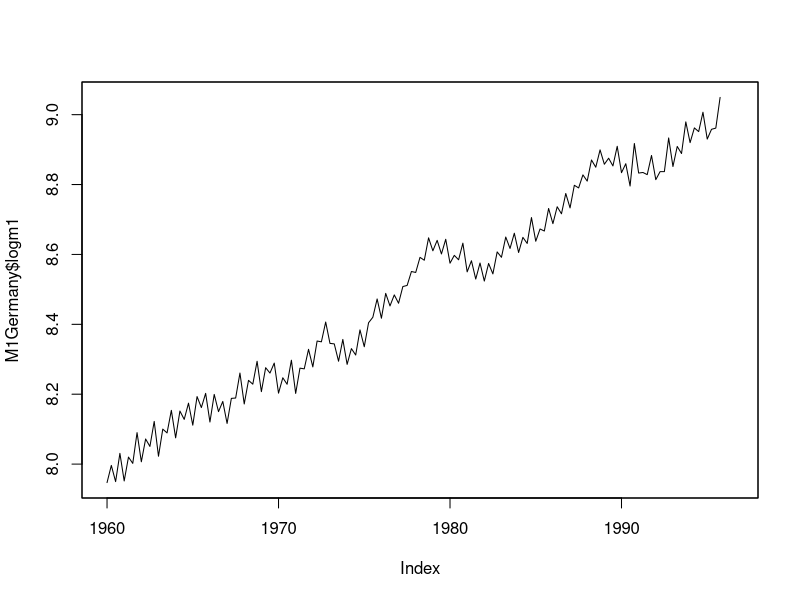
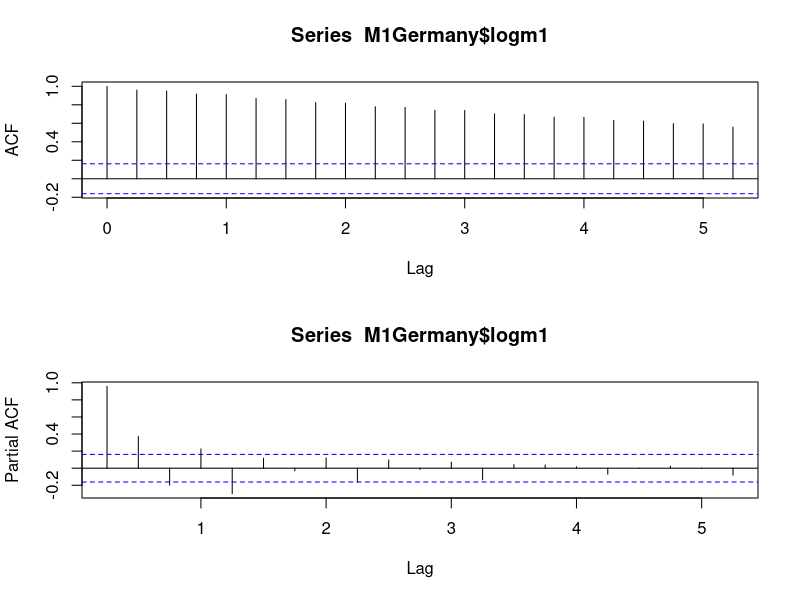
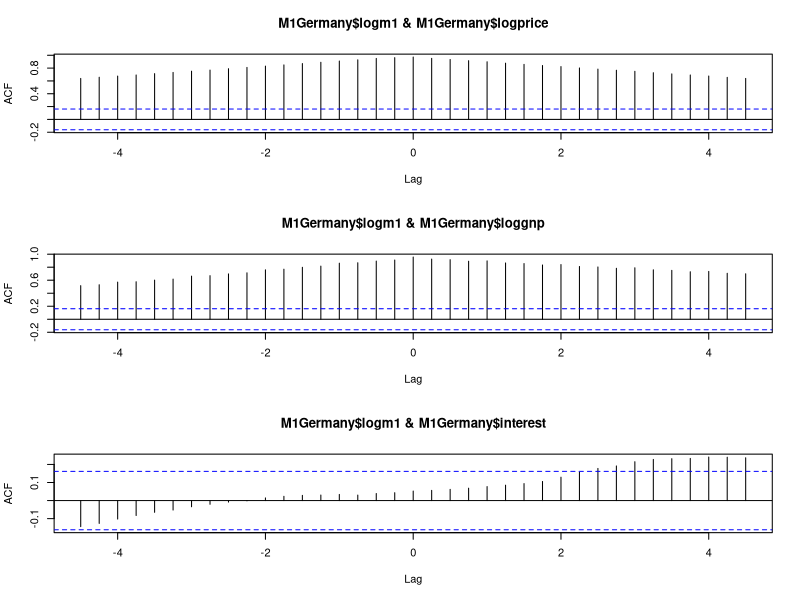
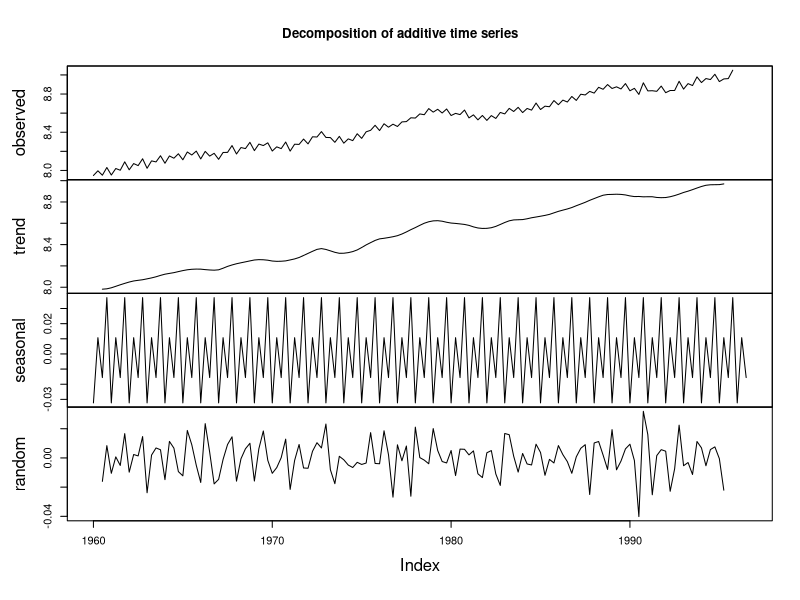
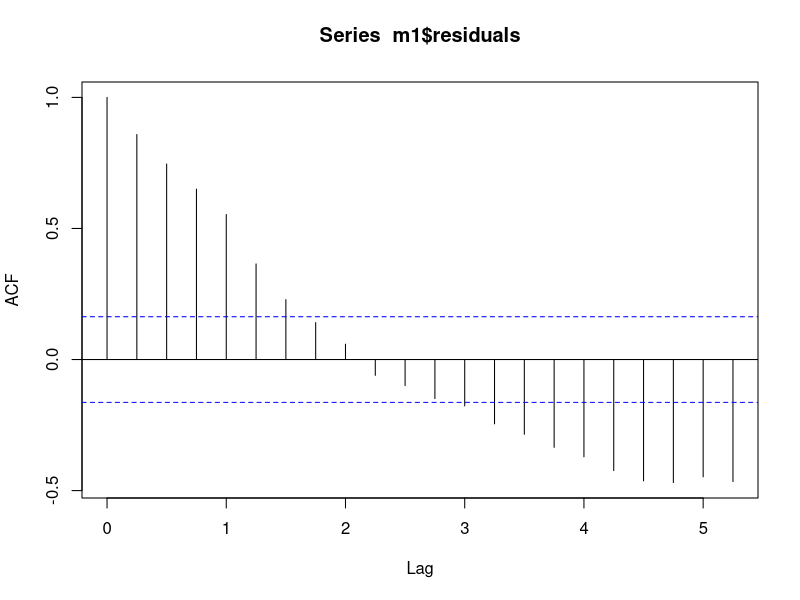
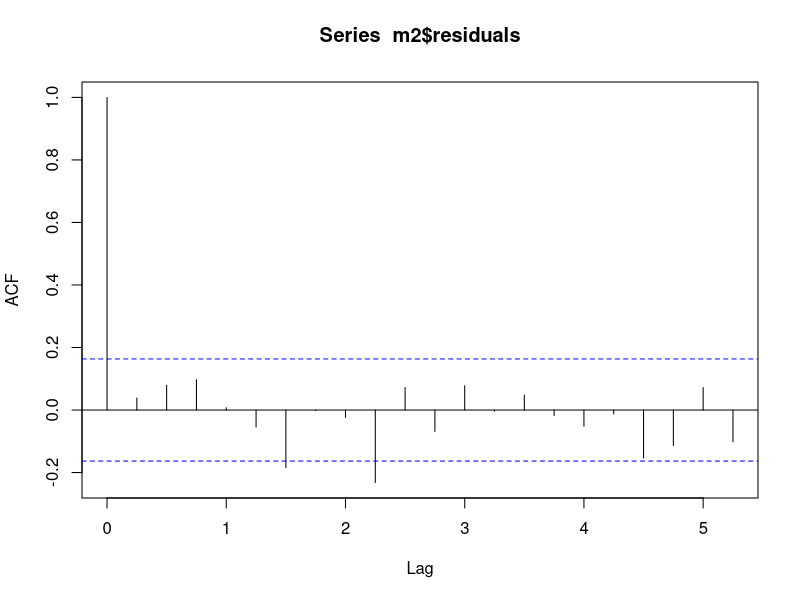
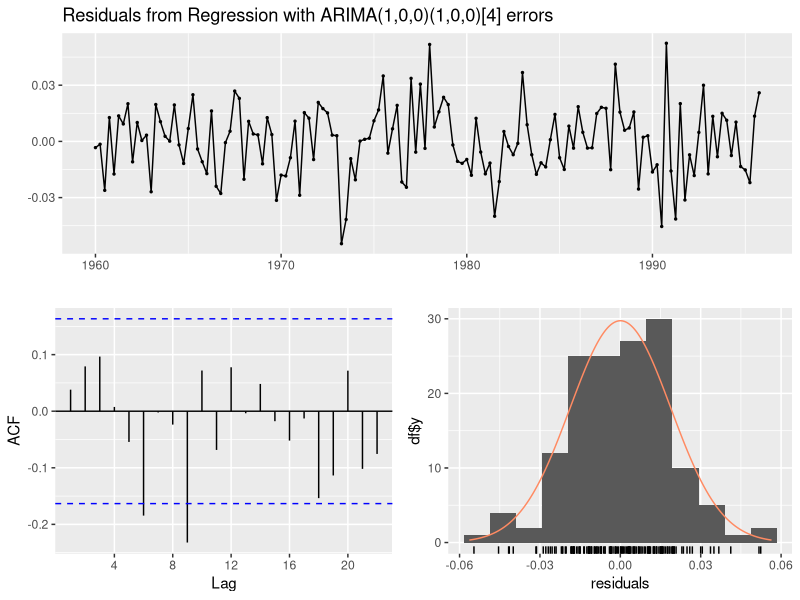
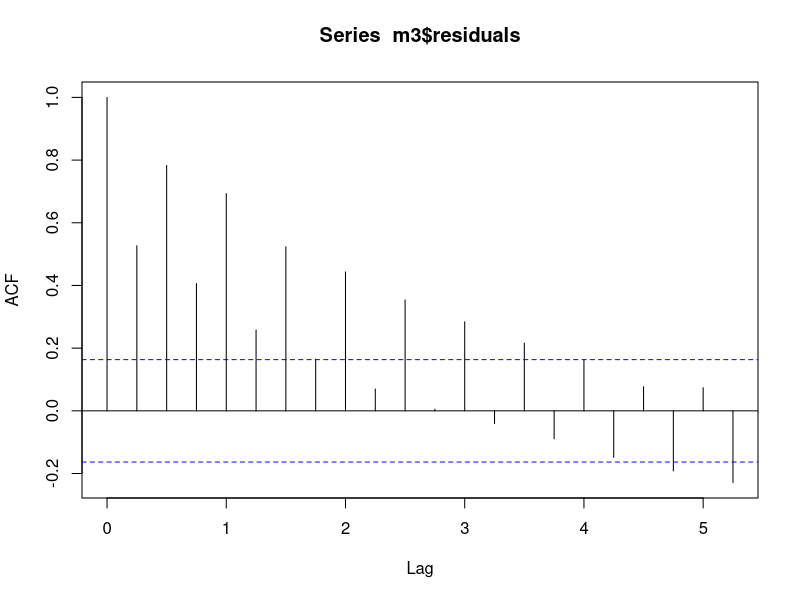

The R source for these figures, in order:
############################
library(forecast)
library(dynlm)
library(lmtest)
# nacteni knihoven

############################
data("M1Germany")
head(M1Germany)
  # ekonomicka ctvrtletni data z Nemecka
  # M1 index "financni zasoby"

plot(M1Germany$logm1)
  # casova rada s trendem a sezonnosti, jak pro ni najit optimalni model?

# autokorelacni funkce
par(mfrow=c(2,1))
acf(M1Germany$logm1,na.action =na.pass)
pacf(M1Germany$logm1,na.action =na.pass)
par(mfrow=c(1,1))
  # je videt vysoka autokorelovanost (diky trendu)

# zavislost na ostatnich raddach
par(mfrow=c(3,1))
ccf(M1Germany$logm1,M1Germany$logprice,na.action =na.pass)
ccf(M1Germany$logm1,M1Germany$loggnp,na.action =na.pass)
ccf(M1Germany$logm1,M1Germany$interest,na.action =na.pass)
par(mfrow=c(1,1))
  # je videt vysoka korelovanost s ostatnimi radami
  # s logprice a loggnp s nulovym zpozdenim
  # s interest se zpozdenim 4 roky

# nejprve se podivame na radu jako takovou
plot(decompose(M1Germany$logm1))

m1<-dynlm(M1Germany$logm1~trend(M1Germany$logm1)+season(M1Germany$logm1))
summary(m1)
  # odhady koeficientu trendu i sezonni slozky
acf(m1$residuals)
  # residua jsou korelovana, je treba pridat arima model pro ne

# potrebuji matici "vysvetlujicich promennych tohoto modelu
m1$model[1:20,]
zavisla<-m1$model[,1]
  # namisto puvodni rady logm1 pouzivam tu z modelu, kde jsou vynechana chybejici pozorovani
x.reg1<-m1$model[,2:3]
  # regresory
x.reg2<-cbind("trend"=x.reg1[,1],"Q2"=ifelse(x.reg1[,2]=="Q2",1,0),
              "Q3"=ifelse(x.reg1[,2]=="Q3",1,0),"Q4"=ifelse(x.reg1[,2]=="Q4",1,0))
head(x.reg2)
  # vytvoreni "dummy variables" do modelu
x.reg3<-as.matrix(x.reg2)
  # auto.arima potrebuje regresory ve tvaru matice
m2<-auto.arima(zavisla,xreg=x.reg3)
summary(m2)
  # vysledny model
acf(m2$residuals)
  # mam nekorelovana residua - dobry model
checkresiduals(m2)

# zavislost na ostatnich promennych
m3<-dynlm(M1Germany$logm1~M1Germany$logprice+M1Germany$loggnp+M1Germany$interest)
  # zavislost v aktualnim case
summary(m3)
  # shrnuti modelu
# ale neni lepsi brat i promenne interest zavislost se zpozdenim?
m4<-dynlm(M1Germany$logm1~M1Germany$logprice+M1Germany$loggnp+L(M1Germany$interest,-4))
  # zpozdeni o 4 kroky
summary(m4)
  # nevypada to

acf(m3$residuals)
  # mam korelovana residua, musim pridat jeste cast arima
# vytvoreni matice regresoru
x.reg<-as.matrix(M1Germany[,2:4])
m5<-auto.arima(M1Germany$logm1,xreg=x.reg)
summary(m5)               
coeftest(m5)
  # vsechny koeficienty modelu jsou vyznamne
acf(m5$residuals,na.action = na.pass)
  # nekorelovana residua - dobry model
checkresiduals(m5)

# auto arima
m6<-auto.arima(M1Germany$logm1)
summary(m6)
acf(m6$residuals,na.action = na.pass)
  # nekorelovana residua - dobry model

# ktery model je nejlepsi?
BIC(m1)
BIC(m2)
BIC(m3)
BIC(m5)
BIC(m6)
  # m2 a m5 jsou srovnatelne

plot(M1Germany$logm1)
lines(m2$fitted,col=2)
lines(m5$fitted,col=3)
  # oba modely sedi dobre

# predpovedi
# mohu pocitat jen pro model m2, pro model m5 nemam hodnoty regresoru
newd1<-data.frame("trend"=seq(36.25,38,by=0.25),"Q2"=c(0,1,0,0,0,1,0,0),
                "Q3"=c(0,0,1,0,0,0,1,0),"Q4"=c(0,0,0,1,0,0,0,1))
newd2<-as.matrix(newd1)
f2<-forecast(m2,xreg=newd2)
plot(f2)
f2
  # vykresleni a vypsani predpovedi s intervaly spolehlivosti

#############################
### Samostatne

# pouzijte databazi EuStockMarkets a zkuste najit optimalni model pro index DAX
  # databaze burzovnich indexu
plot(EuStockMarkets[,1])

# sezonnost si vyzkousejte na rade
plot(UKgas)

# nactete data EMG a hledejte optimalni model pro radu iEMG
